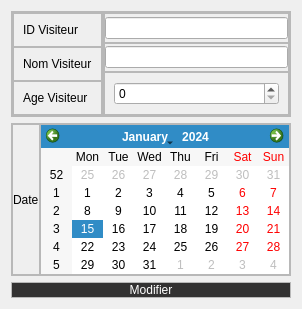
           <widget class="QWidget" name="tab_3">
            <attribute name="title">
             <string>Modifier</string>
            </attribute>
            <layout class="QVBoxLayout" name="verticalLayout_26">
             <item>
              <widget class="QFrame" name="frame_49">
               <property name="frameShape">
                <enum>QFrame::StyledPanel</enum>
               </property>
               <property name="frameShadow">
                <enum>QFrame::Raised</enum>
               </property>
               <layout class="QHBoxLayout" name="horizontalLayout_37">
                <property name="spacing">
                 <number>0</number>
                </property>
                <property name="leftMargin">
                 <number>0</number>
                </property>
                <property name="topMargin">
                 <number>0</number>
                </property>
                <property name="rightMargin">
                 <number>0</number>
                </property>
                <property name="bottomMargin">
                 <number>0</number>
                </property>
                <item>
                 <widget class="QFrame" name="frame_54">
                  <property name="frameShape">
                   <enum>QFrame::StyledPanel</enum>
                  </property>
                  <property name="frameShadow">
                   <enum>QFrame::Raised</enum>
                  </property>
                  <layout class="QVBoxLayout" name="verticalLayout_27">
                   <property name="spacing">
                    <number>0</number>
                   </property>
                   <property name="leftMargin">
                    <number>0</number>
                   </property>
                   <property name="topMargin">
                    <number>0</number>
                   </property>
                   <property name="rightMargin">
                    <number>0</number>
                   </property>
                   <property name="bottomMargin">
                    <number>0</number>
                   </property>
                   <item>
                    <widget class="QFrame" name="frame_56">
                     <property name="frameShape">
                      <enum>QFrame::StyledPanel</enum>
                     </property>
                     <property name="frameShadow">
                      <enum>QFrame::Raised</enum>
                     </property>
                     <layout class="QVBoxLayout" name="verticalLayout_30">
                      <item>
                       <widget class="QLabel" name="label_14">
                        <property name="text">
                         <string>ID Visiteur</string>
                        </property>
                       </widget>
                      </item>
                     </layout>
                    </widget>
                   </item>
                   <item>
                    <widget class="QFrame" name="frame_57">
                     <property name="frameShape">
                      <enum>QFrame::StyledPanel</enum>
                     </property>
                     <property name="frameShadow">
                      <enum>QFrame::Raised</enum>
                     </property>
                     <layout class="QVBoxLayout" name="verticalLayout_31">
                      <item>
                       <widget class="QLabel" name="label_15">
                        <property name="text">
                         <string>Nom Visiteur</string>
                        </property>
                       </widget>
                      </item>
                     </layout>
                    </widget>
                   </item>
                   <item>
                    <widget class="QFrame" name="frame_58">
                     <property name="frameShape">
                      <enum>QFrame::StyledPanel</enum>
                     </property>
                     <property name="frameShadow">
                      <enum>QFrame::Raised</enum>
                     </property>
                     <layout class="QVBoxLayout" name="verticalLayout_32">
                      <item>
                       <widget class="QLabel" name="label_16">
                        <property name="text">
                         <string>Age Visiteur</string>
                        </property>
                       </widget>
                      </item>
                     </layout>
                    </widget>
                   </item>
                  </layout>
                 </widget>
                </item>
                <item>
                 <widget class="QFrame" name="frame_55">
                  <property name="frameShape">
                   <enum>QFrame::StyledPanel</enum>
                  </property>
                  <property name="frameShadow">
                   <enum>QFrame::Raised</enum>
                  </property>
                  <layout class="QVBoxLayout" name="verticalLayout_28">
                   <property name="spacing">
                    <number>0</number>
                   </property>
                   <property name="leftMargin">
                    <number>0</number>
                   </property>
                   <property name="topMargin">
                    <number>0</number>
                   </property>
                   <property name="rightMargin">
                    <number>0</number>
                   </property>
                   <property name="bottomMargin">
                    <number>0</number>
                   </property>
                   <item>
                    <widget class="QFrame" name="frame_59">
                     <property name="frameShape">
                      <enum>QFrame::StyledPanel</enum>
                     </property>
                     <property name="frameShadow">
                      <enum>QFrame::Raised</enum>
                     </property>
                     <layout class="QVBoxLayout" name="verticalLayout_36">
                      <property name="spacing">
                       <number>0</number>
                      </property>
                      <property name="leftMargin">
                       <number>0</number>
                      </property>
                      <property name="topMargin">
                       <number>0</number>
                      </property>
                      <property name="rightMargin">
                       <number>0</number>
                      </property>
                      <property name="bottomMargin">
                       <number>0</number>
                      </property>
                      <item>
                       <widget class="QLineEdit" name="ID_V"/>
                      </item>
                     </layout>
                    </widget>
                   </item>
                   <item>
                    <widget class="QFrame" name="frame_60">
                     <property name="frameShape">
                      <enum>QFrame::StyledPanel</enum>
                     </property>
                     <property name="frameShadow">
                      <enum>QFrame::Raised</enum>
                     </property>
                     <layout class="QVBoxLayout" name="verticalLayout_37">
                      <property name="leftMargin">
                       <number>0</number>
                      </property>
                      <property name="topMargin">
                       <number>0</number>
                      </property>
                      <property name="rightMargin">
                       <number>0</number>
                      </property>
                      <property name="bottomMargin">
                       <number>0</number>
                      </property>
                      <item>
                       <widget class="QLineEdit" name="NOM_V"/>
                      </item>
                     </layout>
                    </widget>
                   </item>
                   <item>
                    <widget class="QFrame" name="frame_61">
                     <property name="frameShape">
                      <enum>QFrame::StyledPanel</enum>
                     </property>
                     <property name="frameShadow">
                      <enum>QFrame::Raised</enum>
                     </property>
                     <layout class="QHBoxLayout" name="horizontalLayout_32">
                      <item>
                       <widget class="QSpinBox" name="AGE_V"/>
                      </item>
                     </layout>
                    </widget>
                   </item>
                  </layout>
                 </widget>
                </item>
               </layout>
              </widget>
             </item>
             <item>
              <widget class="QFrame" name="frame_50">
               <property name="frameShape">
                <enum>QFrame::StyledPanel</enum>
               </property>
               <property name="frameShadow">
                <enum>QFrame::Raised</enum>
               </property>
               <layout class="QHBoxLayout" name="horizontalLayout_36">
                <property name="spacing">
                 <number>0</number>
                </property>
                <property name="leftMargin">
                 <number>0</number>
                </property>
                <property name="topMargin">
                 <number>0</number>
                </property>
                <property name="rightMargin">
                 <number>0</number>
                </property>
                <property name="bottomMargin">
                 <number>0</number>
                </property>
                <item>
                 <widget class="QFrame" name="frame_52">
                  <property name="frameShape">
                   <enum>QFrame::StyledPanel</enum>
                  </property>
                  <property name="frameShadow">
                   <enum>QFrame::Raised</enum>
                  </property>
                  <layout class="QVBoxLayout" name="verticalLayout_33">
                   <property name="spacing">
                    <number>0</number>
                   </property>
                   <property name="leftMargin">
                    <number>0</number>
                   </property>
                   <property name="topMargin">
                    <number>0</number>
                   </property>
                   <property name="rightMargin">
                    <number>0</number>
                   </property>
                   <property name="bottomMargin">
                    <number>0</number>
                   </property>
                   <item>
                    <widget class="QLabel" name="label_17">
                     <property name="text">
                      <string>Date</string>
                     </property>
                    </widget>
                   </item>
                  </layout>
                 </widget>
                </item>
                <item>
                 <widget class="QFrame" name="frame_53">
                  <property name="frameShape">
                   <enum>QFrame::StyledPanel</enum>
                  </property>
                  <property name="frameShadow">
                   <enum>QFrame::Raised</enum>
                  </property>
                  <layout class="QVBoxLayout" name="verticalLayout_34">
                   <property name="spacing">
                    <number>0</number>
                   </property>
                   <property name="leftMargin">
                    <number>0</number>
                   </property>
                   <property name="topMargin">
                    <number>0</number>
                   </property>
                   <property name="rightMargin">
                    <number>0</number>
                   </property>
                   <property name="bottomMargin">
                    <number>0</number>
                   </property>
                   <item>
                    <widget class="QCalendarWidget" name="calendarWidget_MV"/>
                   </item>
                   <item>
                    <widget class="QFrame" name="frame_62">
                     <property name="frameShape">
                      <enum>QFrame::StyledPanel</enum>
                     </property>
                     <property name="frameShadow">
                      <enum>QFrame::Raised</enum>
                     </property>
                     <widget class="QCalendarWidget" name="calendarWidget_2">
                      <property name="geometry">
                       <rect>
                        <x>100</x>
                        <y>10</y>
                        <width>256</width>
                        <height>190</height>
                       </rect>
                      </property>
                     </widget>
                    </widget>
                   </item>
                  </layout>
                 </widget>
                </item>
               </layout>
              </widget>
             </item>
             <item>
              <widget class="QFrame" name="frame_51">
               <property name="frameShape">
                <enum>QFrame::StyledPanel</enum>
               </property>
               <property name="frameShadow">
                <enum>QFrame::Raised</enum>
               </property>
               <layout class="QHBoxLayout" name="horizontalLayout_38">
                <property name="spacing">
                 <number>0</number>
                </property>
                <property name="leftMargin">
                 <number>0</number>
                </property>
                <property name="topMargin">
                 <number>0</number>
                </property>
                <property name="rightMargin">
                 <number>0</number>
                </property>
                <property name="bottomMargin">
                 <number>0</number>
                </property>
                <item alignment="Qt::AlignBottom">
                 <widget class="QPushButton" name="Modifier_V">
                  <property name="styleSheet">
                   <string notr="true">QPushButton{
    color:white;
	font: 75 10pt &quot;Source Code Pro&quot;;
	font: 87 8pt &quot;Nexa Rust Sans Black 01&quot;;
    background-color: rgb(51, 50, 50);
background:  rgb(51, 50, 50);
border-radius:10px;
}
QPushButton:hover
{
color:white;

background:#b20837;
border-radius:10px;
}</string>
                  </property>
                  <property name="text">
                   <string>Modifier</string>
                  </property>
                 </widget>
                </item>
               </layout>
              </widget>
             </item>
            </layout>
           </widget>
